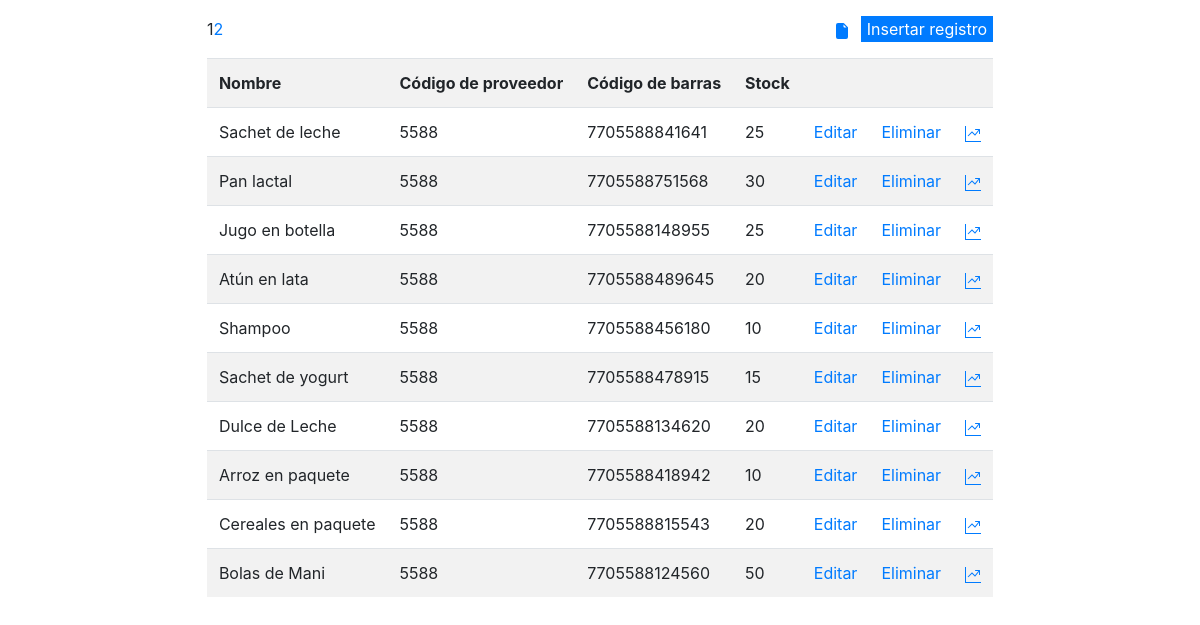
The page / on the database its author committed.
### tables this page shows
CREATE TABLE `PrimaryInformationProduct` (
  `id` int(11) NOT NULL,
  `Nombre` varchar(150) NOT NULL,
  `Codigo_de_proveedor` int(11) NOT NULL,
  `Codigo_de_barras` bigint(30) NOT NULL,
  `Stock` int(11) NOT NULL,
  `created_at` timestamp NOT NULL DEFAULT current_timestamp(),
  `updated_at` timestamp NOT NULL DEFAULT '0000-00-00 00:00:00' ON UPDATE current_timestamp()
);

### index.php (the view, shortened to what this page needs)
<?php
	include_once 'helpers/init.php';
	$tamagno_pagina = 10;
	$pagina_actual = 1;
	$inicio = 0;
	$ssql = "SELECT * FROM PrimaryInformationProduct";
	$rs = $bd->prepare($ssql);
	$rs->execute();
	$num_total_registros = $rs->rowCount();
	$total_paginas = ceil($num_total_registros / $tamagno_pagina);
	$ssql = "SELECT * FROM PrimaryInformationProduct LIMIT ".$inicio.",".$tamagno_pagina;
	$rs = $bd->prepare($ssql);
	$rs->execute();
	$datosProductos = $rs->fetchAll(PDO::FETCH_OBJ);
?>
<!DOCTYPE html>
<html>
<head>
	<link rel="stylesheet" type="text/css" href="assets/styleIndex.css">
	<link rel="stylesheet" type="text/css" href="assets/bootstrap/css/bootstrap.min.css">
</head>
<body>
	<div class="registers">
		<div class="pagination-insert">
			<div>
				<button class="primarys-pdf">
					<a href="views/sub-views/primarysPdf.php">
						<svg width="1em" height="1em" viewBox="0 0 16 16" class="bi bi-file-earmark-fill" fill="currentColor" xmlns="http://www.w3.org/2000/svg">
  							<path fill-rule="evenodd" d="M4 0a2 2 0 0 0-2 2v12a2 2 0 0 0 2 2h8a2 2 0 0 0 2-2V4.707A1 1 0 0 0 13.707 4L10 .293A1 1 0 0 0 9.293 0H4zm5.5 1.5v2a1 1 0 0 0 1 1h2l-3-3z"/>
						</svg>
					</a>
				</button>
				<button class="btn-show btn-primary">Insertar registro</button>
			</div>
			<div>
			<?php
				if ($total_paginas > 1){
    				for ($i=1;$i<=$total_paginas;$i++){
       					if ($pagina_actual == $i)
          					echo $pagina_actual . "";
       					else
       						echo "<a class='links' href='index.php?pagina=". $i ."'>".$i."</a>";
    				}
				}
			?>
			</div>
		</div>
		<table class="table table-striped">
			<tr>
				<th>Nombre</th>
				<th>Código de proveedor</th>
				<th>Código de barras</th>
				<th>Stock</th>
				<th></th>
				<th></th>
				<th></th>
			</tr>
			<?php foreach($datosProductos as $dato): ?>
			<tr>
				<td><?php echo $dato->Nombre; ?></td>
				<td><?php echo $dato->Codigo_de_proveedor; ?></td>
				<td><?php echo $dato->Codigo_de_barras; ?></td>
				<td><?php echo $dato->Stock; ?></td>
				<td><a href="views/sub-views/edit.php?id=<?php echo $dato->id; ?>">Editar</a></td>
				<td><a href="process/remove.php?id=<?php echo $dato->id; ?>">Eliminar</a></td>
				<td>
					<a href="views/sub-views/graph.php">
					</a>
				</td>
			</tr>
			<?php endforeach; ?>
		</table>
	</div>
</body>
</html>

### assets/styleIndex.css (style rules this page uses)
body { display: grid; height: 100vh; grid-template-columns: auto 70% auto; grid-template-rows: 25% 50% 25%; }
.registers { display: flex; flex-direction: column; grid-column: 2/3; grid-row: 1/4; justify-self: center; }
.pagination-insert { display: flex; align-items: center; flex-direction: row-reverse; justify-content: space-between; }
.btn-show { margin: 1em 0; border: none; }
.primarys-pdf { border: none; background-color: transparent; }

### rows shown on the page
primaryinformationproduct: Nombre "Sachet de leche", Codigo_de_proveedor "5588", Codigo_de_barras "7705588841641", Stock "25"
primaryinformationproduct: Nombre "Pan lactal", Codigo_de_proveedor "5588", Codigo_de_barras "7705588751568", Stock "30"
primaryinformationproduct: Nombre "Jugo en botella", Codigo_de_proveedor "5588", Codigo_de_barras "7705588148955", Stock "25"
primaryinformationproduct: Nombre "Atún en lata", Codigo_de_proveedor "5588", Codigo_de_barras "7705588489645", Stock "20"
primaryinformationproduct: Nombre "Shampoo", Codigo_de_proveedor "5588", Codigo_de_barras "7705588456180", Stock "10"
primaryinformationproduct: Nombre "Sachet de yogurt", Codigo_de_proveedor "5588", Codigo_de_barras "7705588478915", Stock "15"
primaryinformationproduct: Nombre "Dulce de Leche", Codigo_de_proveedor "5588", Codigo_de_barras "7705588134620", Stock "20"
primaryinformationproduct: Nombre "Arroz en paquete", Codigo_de_proveedor "5588", Codigo_de_barras "7705588418942", Stock "10"
primaryinformationproduct: Nombre "Cereales en paquete", Codigo_de_proveedor "5588", Codigo_de_barras "7705588815543", Stock "20"
primaryinformationproduct: Nombre "Bolas de Mani", Codigo_de_proveedor "5588", Codigo_de_barras "7705588124560", Stock "50"
